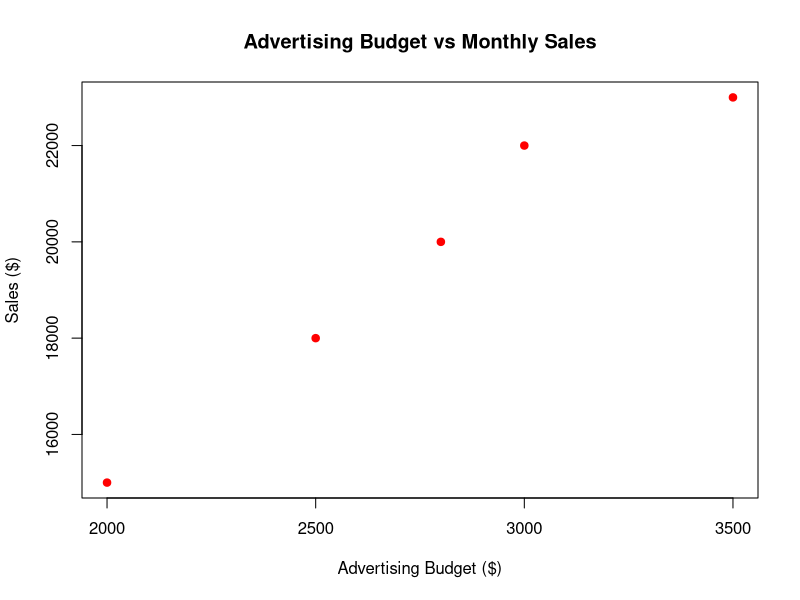

Write the R code that produced this figure.
advertising <- c(2000, 2500, 3000, 2800, 3500)
sales <- c(15000, 18000, 22000, 20000, 23000)
plot(advertising, sales,
     pch = 19,
     col = "red",
     xlab = "Advertising Budget ($)",
     ylab = "Sales ($)",
     main = "Advertising Budget vs Monthly Sales")
